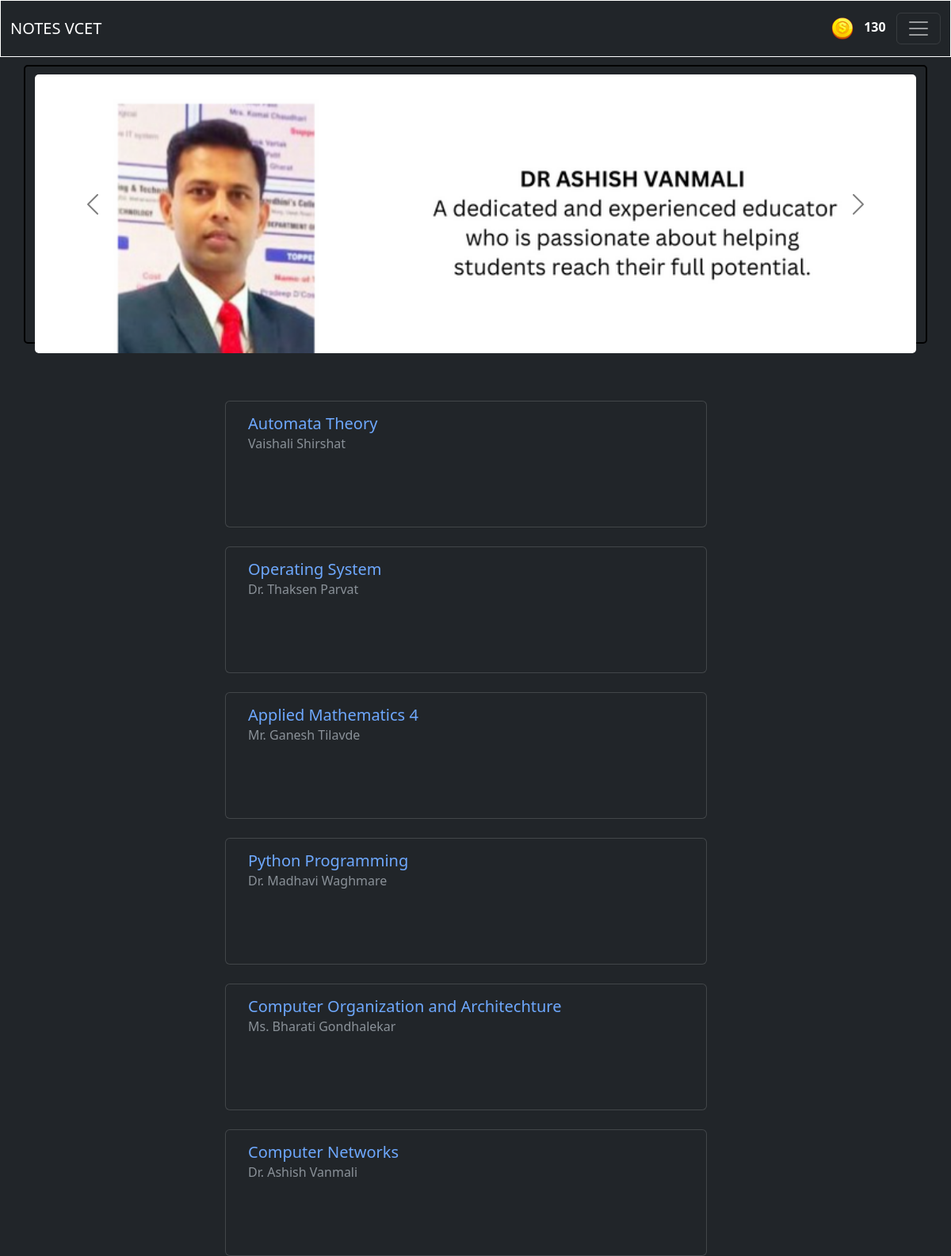
The app's page /teacher/ (signed in) with its own data.
### blogapp/models.py (models this page shows, shortened)
class UserAccount(AbstractBaseUser, PermissionsMixin):
    email = models.CharField(max_length = 50,unique=True)
    name = models.CharField(max_length=200)
    is_active = models.BooleanField(default=True)
    is_mod = models.BooleanField(default=False)
    is_nUser = models.BooleanField(default=True)
    is_staff = models.BooleanField(default=False)
    coins_scored = models.IntegerField(default=100,null=True,blank=True)
    rank = models.IntegerField(default=0)
    bookmarks = models.ManyToManyField('blogapp.Notes', blank=True)
    objects = UserAccountManager()
    USERNAME_FIELD = 'email'
    REQUIRED_FIELDS = ['name']

class Subject(models.Model):
    name = models.CharField(max_length=50)
    teacher = models.CharField(max_length=50)
    teacherurl = models.CharField(max_length=300,null=True,blank=True)
    img = models.ImageField(upload_to='subImage/',null=True,blank=True)

### blogapp/views.py (the view)
# urls.py: path('teacher/',views.teacher,name='teacher'),
@login_required(login_url='/login/')
def teacher(request):
    sub=Subject.objects.all()
    context={
        'sub':sub,
    }
    return render(request,'main/teacher.html',context)

### templates/main/teacher.html (shortened to what this page needs)
{% extends 'index.html' %}
{% block content %}
{% load static %}
<div class="container" >
    <div class="row " >
    <div id="carouselExampleAutoplaying"  style=" border: 2px solid black;" class="carousel carousel-dark slide adi" data-bs-ride="carousel">
    <div class="carousel-inner adi">
        <div class="carousel-item active" >
        <a href="https://ashishvanmali.wordpress.com/" target="_blank">
        <img src="{% static 'images/teachers/1.png'  %}"  class="img-fluid d-block w-100" alt="..."></a>
        </div>
    </div>
    <button class="carousel-control-prev " type="button" data-bs-target="#carouselExampleAutoplaying" data-bs-slide="prev">
        <span class="carousel-control-prev-icon reh"  aria-hidden="true"></span>
    </button>
    <button class="carousel-control-next " type="button" data-bs-target="#carouselExampleAutoplaying" data-bs-slide="next">
        <span class="carousel-control-next-icon" aria-hidden="true"></span>
    </button>
    </div>
</div>
</div>
<div class="mt-5 row d-flex justify-content-center align-items-center " >
        {% for x in sub %}
        <div class="card mt-4 me-4 subj"  >
            <a href="{{x.teacherurl}}" target="_blank" style="text-decoration: none ;">
            <div class="card-body">
                <h5 class="card-title">{{x.name}}</h5>
                <h6 class="card-subtitle mb-2 text-muted">{{x.teacher}}</h6>
            </div></a>
        </div>
        {% endfor %}
    </div>
{% endblock %}

### templates/components/header.html (shortened to what this page needs)
{% load static %}
<link rel="stylesheet" href="{% static 'css/darkmode.css' %}">
<link rel="stylesheet" href="{% static 'css/new.js' %}">
<nav class="navbar navbar-dark bg-dark  ">
    <div class="container-fluid">
      <a class="navbar-brand" href="{% url 'notes' %}">NOTES VCET</a>
      <table class="coins">
        <th>
          <img src="{% static 'images/coin.png' %}" alt="">
        </th>
        <th>
      <p class="cna" style="color: white;">{{ user.coins_scored }}</p>
    </th>
    </table>
      <button class="navbar-toggler" type="button" data-bs-toggle="collapse" data-bs-target="#navbarSupportedContent" aria-controls="navbarSupportedContent" aria-expanded="false" aria-label="Toggle navigation">
        <span class="navbar-toggler-icon"></span>
      </button>
    </div>
  </nav>

### templates/components/header.html (style rules this page uses)
.navbar { border: 0.2px solid white; }
.coins { margin-left: 75%; width: 3px; }
.cna { margin-top: 12px; font-weight: bol; }

### templates/main/teacher.html (style rules this page uses)
.adi { margin-top: 10px; max-height: 22rem ; border-radius: 5px; }
.reh { color: black; }
.subj { width: 38rem; height: 10rem; }

### records on screen
UserAccount: coins_scored "130"
Subject: name "Automata Theory", teacher "Vaishali Shirshat"
Subject: name "Operating System", teacher "Dr. Thaksen Parvat"
Subject: name "Applied Mathematics 4", teacher "Mr. Ganesh Tilavde"
Subject: name "Python Programming", teacher "Dr. Madhavi Waghmare"
Subject: name "Computer Organization and Architechture", teacher "Ms. Bharati Gondhalekar"
Subject: name "Computer Networks", teacher "Dr. Ashish Vanmali"
